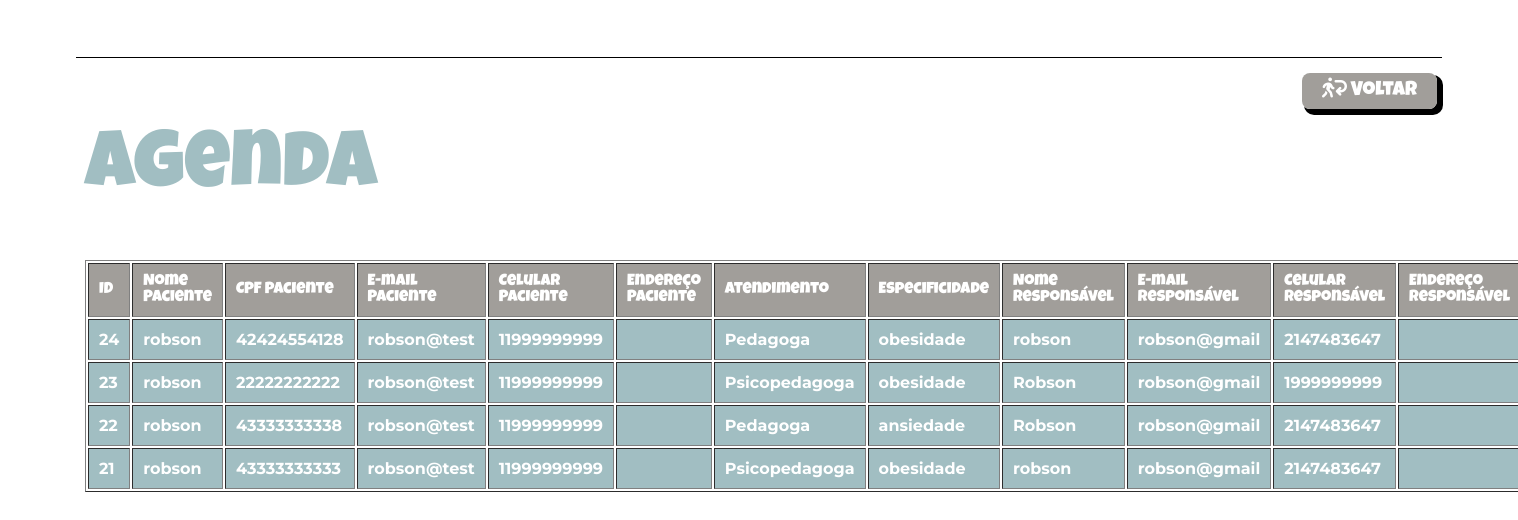
Screenshot of /releases/v2/src/registros.php with the database file from the repository.
### tables this page shows
CREATE TABLE `tbl_registros` (
  `ID` int(4) NOT NULL,
  `NOME_PACIENTE` varchar(100) NOT NULL,
  `CPF_PACIENTE` varchar(11) NOT NULL,
  `EMAIL_PACIENTE` varchar(11) NOT NULL,
  `CEL_PACIENTE` varchar(14) NOT NULL,
  `CEP_PACIENTE` text NOT NULL,
  `RUA_PACIENTE` text NOT NULL,
  `BAIRRO_PACIENTE` text NOT NULL,
  `CIDADE_PACIENTE` text NOT NULL,
  `UF_PACIENTE` text NOT NULL,
  `ATENDIMENTO` varchar(100) NOT NULL,
  `OBSERVACAO` varchar(200) NOT NULL,
  `NOME_RESPONSAVEL` varchar(100) NOT NULL,
  `EMAIL_RESPONSAVEL` varchar(100) NOT NULL,
  `CEL_RESPONSAVEL` int(14) NOT NULL
);

### releases/v2/src/registros.php (the view, shortened to what this page needs)
<?php
    include_once('config.php');
    $sql = "SELECT * FROM tbl_registros ORDER BY ID DESC";
    $result = $conexao->query($sql);
?>
<!DOCTYPE html>
<html lang="en">
<head>
    <link rel="stylesheet" href="CSS/registros.css">
    <link rel="stylesheet" href="https://cdnjs.cloudflare.com/ajax/libs/font-awesome/6.7.2/css/all.min.css">
    <link rel="stylesheet" href="https://cdnjs.cloudflare.com/ajax/libs/font-awesome/4.7.0/css/font-awesome.min.css">
</head>
<body>
    <section class="Principal">
        <div class="Centro">
            <Header>
                <nav class="Desktop">
                    <ul>
                        <li><a href="Coordenacao.php"><i class="fa-solid fa-person-walking-arrow-loop-left"></i>  Voltar</a></li>
                    </ul>
                </nav>
            </Header>
        </div>
    </section>
    <section class="Tabela">
        <div class="Centro">
            <h1>Agenda</h1>
                <table class="Registros" border="1">
                    <thead class="Topo">
                        <tr>
                            <th>ID</th>
                            <th>Nome Paciente</th>
                            <th>CPF Paciente</th>
                            <th>E-mail Paciente</th>
                            <th>Celular Paciente</th>
                            <th>Endereço Paciente</th>
                            <th>Atendimento</th>
                            <th>Especificidade</th>
                            <th>Nome Responsável</th>
                            <th>E-mail Responsável</th>
                            <th>Celular Responsável</th>
                            <th>Endereço Responsável</th>
                        </tr>
                    </thead>
                    <tbody class="Dados">
                        <?php
                            while($user_data = mysqli_fetch_assoc($result))
                            {
                                echo "<tr>";
                                    echo "<td>".$user_data['ID']."</td>";
                                    echo "<td>".$user_data['NOME_PACIENTE']."</td>";
                                    echo "<td>".$user_data['CPF_PACIENTE']."</td>";
                                    echo "<td>".$user_data['EMAIL_PACIENTE']."</td>";
                                    echo "<td>".$user_data['CEL_PACIENTE']."</td>";
                                    echo "<td>".$user_data['END_PACIENTE']."</td>";
                                    echo "<td>".$user_data['ATENDIMENTO']."</td>";
                                    echo "<td>".$user_data['OBSERVACAO']."</td>";
                                    echo "<td>".$user_data['NOME_RESPONSAVEL']."</td>";
                                    echo "<td>".$user_data['EMAIL_RESPONSAVEL']."</td>";
                                    echo "<td>".$user_data['CEL_RESPONSAVEL']."</td>";
                                    echo "<td>".$user_data['END_RESPONSAVEL']."</td>";
                                echo "</tr>";
                            }
                        ?>
                    </tbody>
                </table>
        </div>
    </section>
</body>
</html>

### releases/v2/src/CSS/Registros.css (style rules this page uses)
* { margin: 0; padding: 0; box-sizing: border-box; font-family: Arial, Helvetica, sans-serif,"Luckiest Guy","Cherry Bomb"; }
html, body { height: 100%; }
section.Principal { position: relative; background-size: cover; background-position: left; width: 100%; padding: 15px 0; min-height: 15%; background-attachment: fixed; }
.Centro { margin: 0 auto; max-width: 1920px; padding: 0 5%; }
section.Principal header { position: relative; padding-bottom: 10px; border-bottom: 1px solid black; z-index: 2; margin-top: 32px; }
nav.Desktop { margin-top: 30px; float: right; }
nav.Desktop ul { list-style-type: none; }
nav.Desktop li { display: inline-block; margin: 0 5px; font-size: 20px; }
nav.Desktop a { color: #fff; text-decoration: none; background: #A19E9A; border-radius: 8px; padding: 8px 20px; font-family: "luckiest guy"; box-shadow: 4px 4px 0px 2px black; }
.Tabela h1 { color: #A1BEC2; font-family: 'luckiest guy'; font-weight: lighter; font-size: 80px; padding: 0 0 50px 0; }
.Tabela, th, td { border-collapse: collapse; text-align: left; padding: 10px; color: white; }
th { background-color: #A19E9A; font-family: 'luckiest guy'; font-weight: lighter; }
tr { background-color: #A1BEC2; }
td { font-family: 'montserrat'; font-weight: bold; }

### rows the page displays
tbl_registros: ID "24", NOME_PACIENTE "robson", CPF_PACIENTE "42424554128", EMAIL_PACIENTE "robson@test", CEL_PACIENTE "11999999999", ATENDIMENTO "Pedagoga", OBSERVACAO "obesidade", NOME_RESPONSAVEL "robson", EMAIL_RESPONSAVEL "robson@gmail", CEL_RESPONSAVEL "2147483647"
tbl_registros: ID "23", NOME_PACIENTE "robson", CPF_PACIENTE "22222222222", EMAIL_PACIENTE "robson@test", CEL_PACIENTE "11999999999", ATENDIMENTO "Psicopedagoga", OBSERVACAO "obesidade", NOME_RESPONSAVEL "Robson", EMAIL_RESPONSAVEL "robson@gmail", CEL_RESPONSAVEL "1999999999"
tbl_registros: ID "22", NOME_PACIENTE "robson", CPF_PACIENTE "43333333338", EMAIL_PACIENTE "robson@test", CEL_PACIENTE "11999999999", ATENDIMENTO "Pedagoga", OBSERVACAO "ansiedade", NOME_RESPONSAVEL "Robson", EMAIL_RESPONSAVEL "robson@gmail", CEL_RESPONSAVEL "2147483647"
tbl_registros: ID "21", NOME_PACIENTE "robson", CPF_PACIENTE "43333333333", EMAIL_PACIENTE "robson@test", CEL_PACIENTE "11999999999", ATENDIMENTO "Psicopedagoga", OBSERVACAO "obesidade", NOME_RESPONSAVEL "robson", EMAIL_RESPONSAVEL "robson@gmail", CEL_RESPONSAVEL "2147483647"
